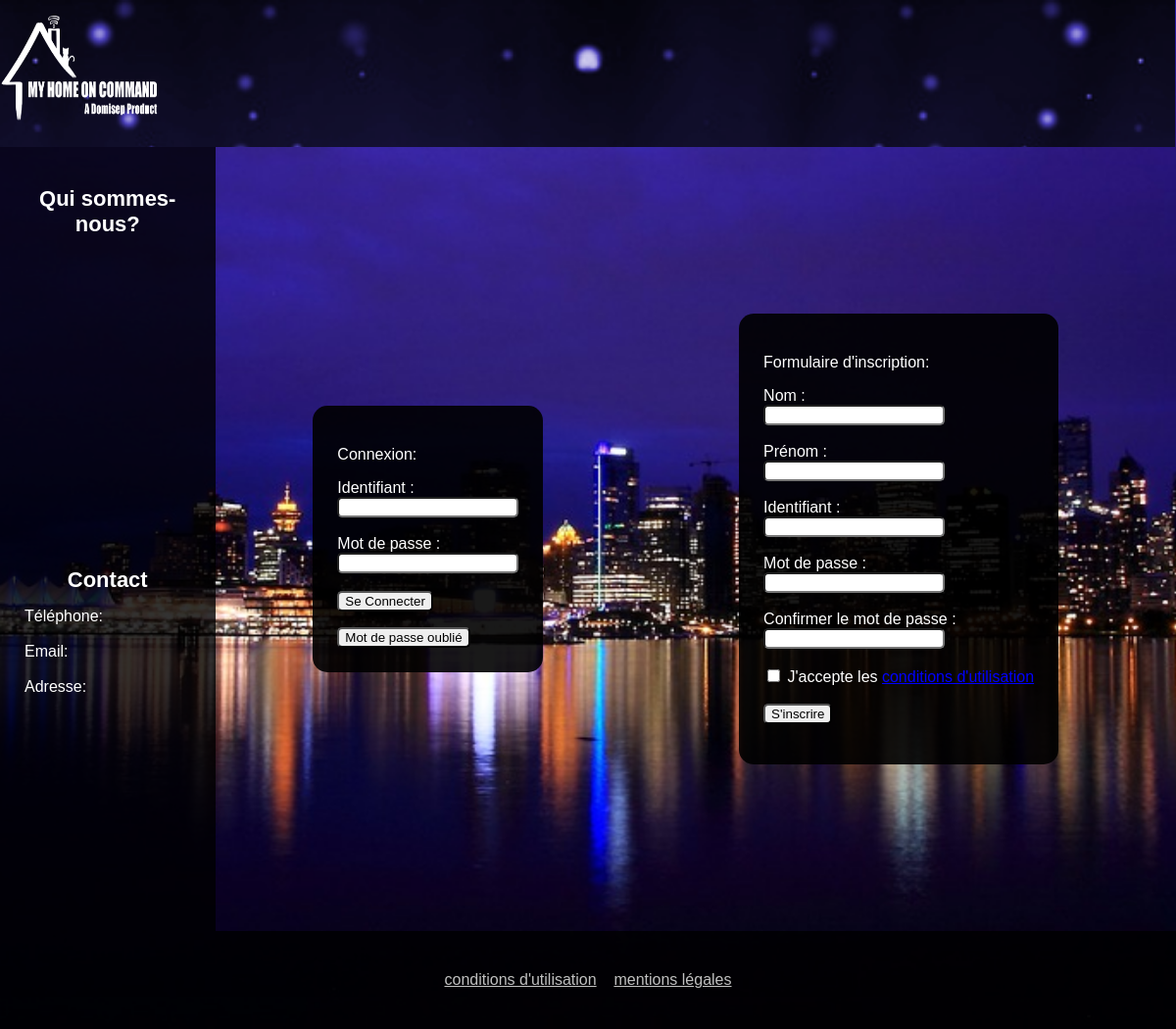
The page /MyHomeOnCommand/index.php?page=accueil on the database as committed earlier.
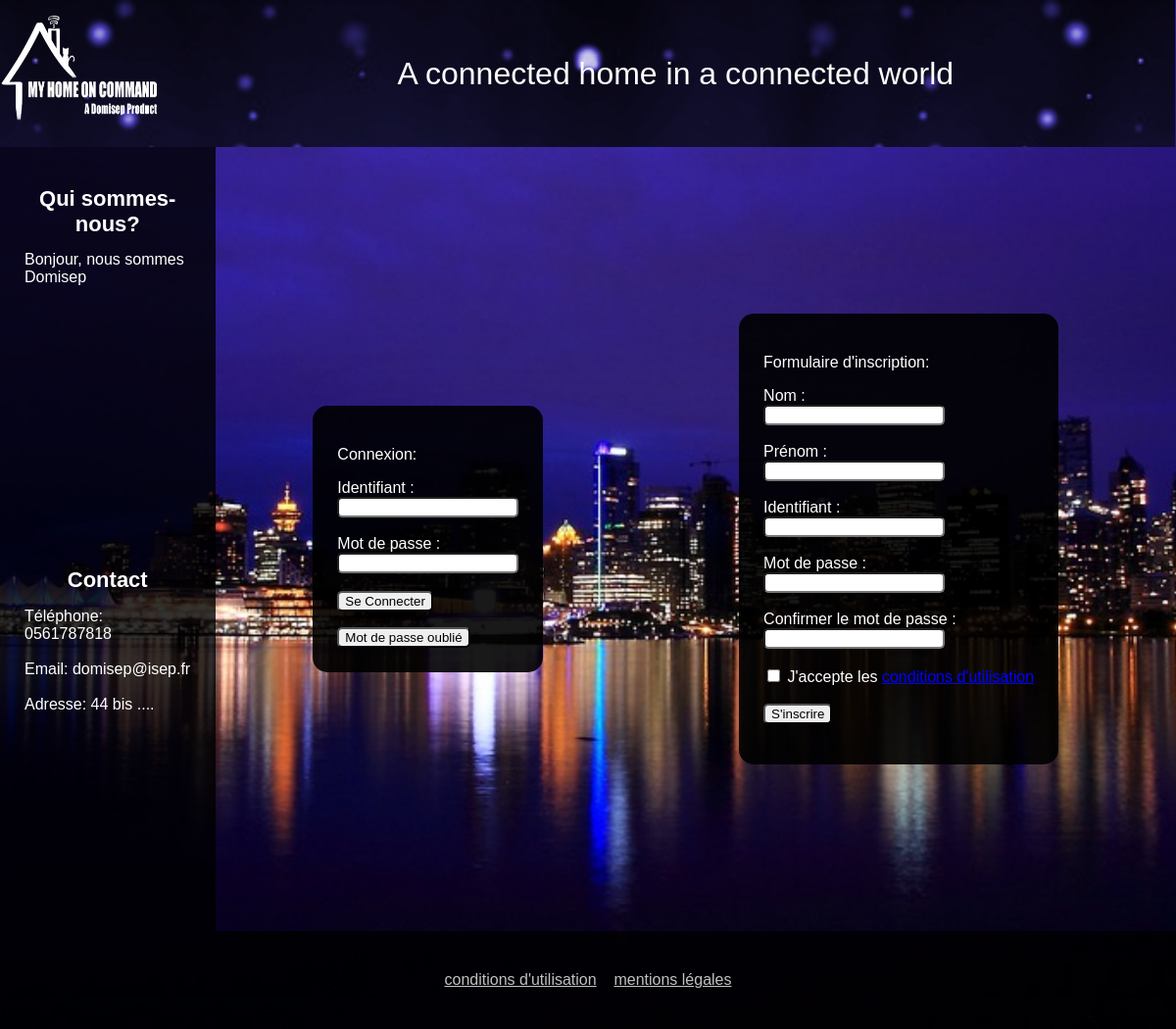
The same page on the database as committed later.
### tables this page shows
CREATE TABLE IF NOT EXISTS `slogan` (
  `id_slogan` int(11) NOT NULL AUTO_INCREMENT,
  `contenu_slogan` text,
  PRIMARY KEY (`id_slogan`)
);

CREATE TABLE IF NOT EXISTS `presentation` (
  `id_presentation` int(11) NOT NULL AUTO_INCREMENT,
  `contenu_presentation` text,
  PRIMARY KEY (`id_presentation`)
);

CREATE TABLE IF NOT EXISTS `contact` (
  `id_contact` int(11) NOT NULL AUTO_INCREMENT,
  `telephone_contact` text,
  `email_contact` text,
  `adresse_contact` text,
  PRIMARY KEY (`id_contact`)
);

### MyHomeOnCommand/controleur/controleurRoute.php (called while the page is built, shortened)
<?php
function afficheAccueil()
{
    require_once('vue/accueil.php');
}

### MyHomeOnCommand/modele/modeleAccueil.php (called while the page is built, shortened)
<?php
class Connection
{
    protected function dbConnect()
    {
        try
        {
            $db = new PDO('mysql:host=localhost;dbname=myhomeoncommand;charset=utf8', 'root', '');
        }
        catch (Exception $e)
        {
                        die('Erreur : ' . $e->getMessage());
        }
        return $db;
    }
}
class InscriptionUtilisateur extends Connection
{
     public function getSlogan()
    {
        $db=$this->dbConnect();
        $req = $db->query('SELECT contenu_slogan FROM slogan');
        return $req;
     }
	public function getPres()
    {
        $db=$this->dbConnect();
        $req = $db->query('SELECT contenu_presentation FROM presentation');
        return $req;
     }
	public function getTel()
    {
        $db=$this->dbConnect();
        $req = $db->query('SELECT telephone_contact FROM contact');
        return $req;
     }
        public function getMail()
    {
        $db=$this->dbConnect();
        $req = $db->query('SELECT email_contact FROM contact');
        return $req;
     }
        public function getAdresse()
    {
        $db=$this->dbConnect();
        $req = $db->query('SELECT adresse_contact FROM contact');
        return $req;
     }
}

### MyHomeOnCommand/controleur/controleurAccueil.php (called while the page is built, shortened)
<?php
function afficheslogan()
{
    $affiche=new InscriptionUtilisateur;
    $slogan =$affiche->getSlogan();
    $slogan=$slogan->fetch()[0];
    return $slogan;
}
function afficheTextPres()
{
    $affiche=new InscriptionUtilisateur;
    $pres =$affiche->getPres();
    $pres=$pres->fetch()[0];
    return $pres;
}
function afficheTextTel()
{
    $affiche=new InscriptionUtilisateur;
    $cond =$affiche->getTel();
    $cond=$cond->fetch()[0];
    return $cond;
}
function afficheTextMail()
{
    $affiche=new InscriptionUtilisateur;
    $cond =$affiche->getMail();
    $cond=$cond->fetch()[0];
    return $cond;
}
function afficheTextAdresse()
{
    $affiche=new InscriptionUtilisateur;
    $cond =$affiche->getAdresse();
    $cond=$cond->fetch()[0];
    return $cond;
}

### MyHomeOnCommand/vue/accueil.php (the view, shortened to what this page needs)
<!DOCTYPE html>
<html>
    <head>
        <link rel="stylesheet" href="css/styleGeneral.css" />
        <link rel="stylesheet" href="css/styleAccueil.css" />
        <link rel="stylesheet" href="css/styleHeaderFooter.css" />
    </head>
    <body>
        <?php include('vue/header.php');?>
        <div id="corps">
        <div id="barre_gauche_accueil">
            <div id="description_accueil">
                <h1>Qui sommes-nous?</h1>
                <?php
                    echo afficheTextPres();
                ?>
            </div>
            <div id="contact_accueil">
                <h1>Contact</h1>
                Téléphone:  <?php echo afficheTextTel() ?>
                <br><br>
                Email: <?php echo afficheTextMail() ?>
                <br><br>
                Adresse: <?php echo afficheTextAdresse() ?>
            </div>
        </div>
        <div id="partie_droite">
            <div class="formulaire">
                <div id="connexion">
                <form method="post" action="index.php?page=panneau">
                    <p>Connexion:</p>
                    <p>
                        <label for="login">Identifiant :</label>
                        <input type="text" id="login" name="login" required/>
                        <label for="mdp">Mot de passe :</label>
                        <input type="password" id="mdp" name="mdp" required/>
                        <input type="submit" value="Se Connecter" name="bouton_connexion" />
                    </p>
                </form>
                <div id="CorpTexte">
                        <button class="bouton_aff_modal" id="bouton_aff_modal" data-modal="modal1">Mot de passe oublié</button>
                </div>
            </div>
            </div>
            <div class="formulaire">
                <form id="inscription" name="inscription" method="post" action="index.php?page=inscription">
                    <p>Formulaire d'inscription:</p>
                    <p>
                        <label for="nom_inscription">Nom :</label>
                        <input type="text" id="nom_inscription" name="nom_inscription" onblur="verifNom(this)" required/>
                        <label for="prenom_inscription">Prénom :</label>
                        <input type="text" id="prenom_inscription" name="prenom_inscription" onblur="verifNom(this)" required/>
                        <label for="pseudo_inscription">Identifiant :</label>
                        <input type="text" id="pseudo_inscription" name="pseudo_inscription" onblur="verifNom(this)" required/>
                        <label for="mdp_inscription">Mot de passe :</label>
                        <input type="password" id="mdp_inscription" name="mdp_inscription" onblur="verifNom(this)" required/>
                        <label for="mdpconf_inscription">Confirmer le mot de passe :</label>
                        <input type="password" id="mdpconf_inscription" name="mdpconf_inscription" onblur="verifNom(this)" required/>
                        <input type="checkbox" name="checkconditions"required/>
                        <label for="checkconditions">J'accepte les <span id='myBtn' style='color:blue; text-decoration:underline;'>conditions d'utilisation</span></label>
                        <input type="submit" value="S'inscrire" name="bouton_inscription"/>
                    </p>
                </form>
            </div>
        </div>
    </div>
    <?php include('vue/footer.php');?>
    </body>
</html>

### MyHomeOnCommand/index.php (shortened to what this page needs)
<?php
require_once('controleur/controleurAccueil.php');
require_once('controleur/controleurRoute.php');
require_once('modele/modeleAccueil.php');
function route()
{
$page=$_GET['page'];
switch($page)
{
    case 'accueil':
        afficheAccueil();
        break;
}
}
if(isset($_GET['page']))
{
    route();
}
else
{
    Header('Location: index.php?page=accueil');
}

### MyHomeOnCommand/vue/header.php (shortened to what this page needs)
<div id="bandeau_accueil">
    <div id="logo"><a href="index.php?page=<?php if(isset($_SESSION['type'])){if($_SESSION['type']==3){echo "panneau";}if($_SESSION['type']==1){echo "adminPanneauClient";}}else{echo "accueil";} ?>" title="Accueil"><img id="imagelogo" src="images/logo.png" alt="Logo de MyHomeOnCommand" /></a></div>
        <div id="titre">
    <?php
        echo afficheslogan();
    ?>
    </div>
</div>
<div id='bandeau_invisible'></div>

### MyHomeOnCommand/vue/footer.php
<div id="bas"><a id='liensfooter' href="index.php?page=conditions">conditions d'utilisation</a>&nbsp&nbsp&nbsp&nbsp<a id='liensfooter' href="index.php?page=mentionsLegales">mentions légales</a></div>

### MyHomeOnCommand/css/styleGeneral.css (style rules this page uses)
body { margin:0px 0px 0px 0px; background: url("../images/ville.jpg") no-repeat center center fixed; background-size: cover; color:white; font-family: Arial; }
html,body { height: 100%; }

### MyHomeOnCommand/css/styleAccueil.css (style rules this page uses)
#corps { display: flex; min-height: 100%; }
#partie_droite { padding: 10px; width: 85%; display: flex; justify-content: space-around; }
.formulaire { padding: 5px; display: flex; justify-content: center; align-items: center; }
#inscription { background-color: rgba(0,0,0,0.9); padding: 25px; border-radius: 15px; margin: 20px; }
#connexion { background-color: rgba(0,0,0,0.9); padding: 25px; border-radius: 15px; }
input { border-radius:5px; }
#bouton_aff_modal { border-radius:5px; }
#barre_gauche_accueil { min-height: 100%; width: 15%; background-color: rgba(0,0,0,0.8); padding: 25px; }
#description_accueil { min-height: 50%; width: 100%; }
#contact_accueil { min-height: 50%; width: 100%; }
h1 { font-size:22px; text-align:center; }

### MyHomeOnCommand/css/styleHeaderFooter.css (style rules this page uses)
#bandeau_accueil { display:flex; height: 150px; width: 99.9%; background: url("../images/fondHeader.png") no-repeat center center fixed ; background-size: cover; background-color: rgba(105,104,189,1); position: fixed; z-index: 5; }
#logo { height: 100%; width: 15%; box-sizing: border-box; }
#imagelogo { width: 100%; height:100%; margin: 0; padding: 0; }
#titre { width: 85%; height: 100%; display: flex; color: white; justify-content: center; align-items: center; font-size: 2em; flex-direction: column; }
#bas { height: 100px; width: auto; background-color: rgba(0,0,0,0.8); display: flex; justify-content: center; align-items: center; }
#liensfooter { color: silver; }
#bandeau_invisible { height: 150px; }

Rows that differ between the two databases and show on the page:
added slogan: contenu_slogan "A connected home in a connected world"
added presentation: contenu_presentation "Bonjour, nous sommes Domisep"
added contact: telephone_contact "0561787818", email_contact "domisep@isep.fr", adresse_contact "44 bis ...."
